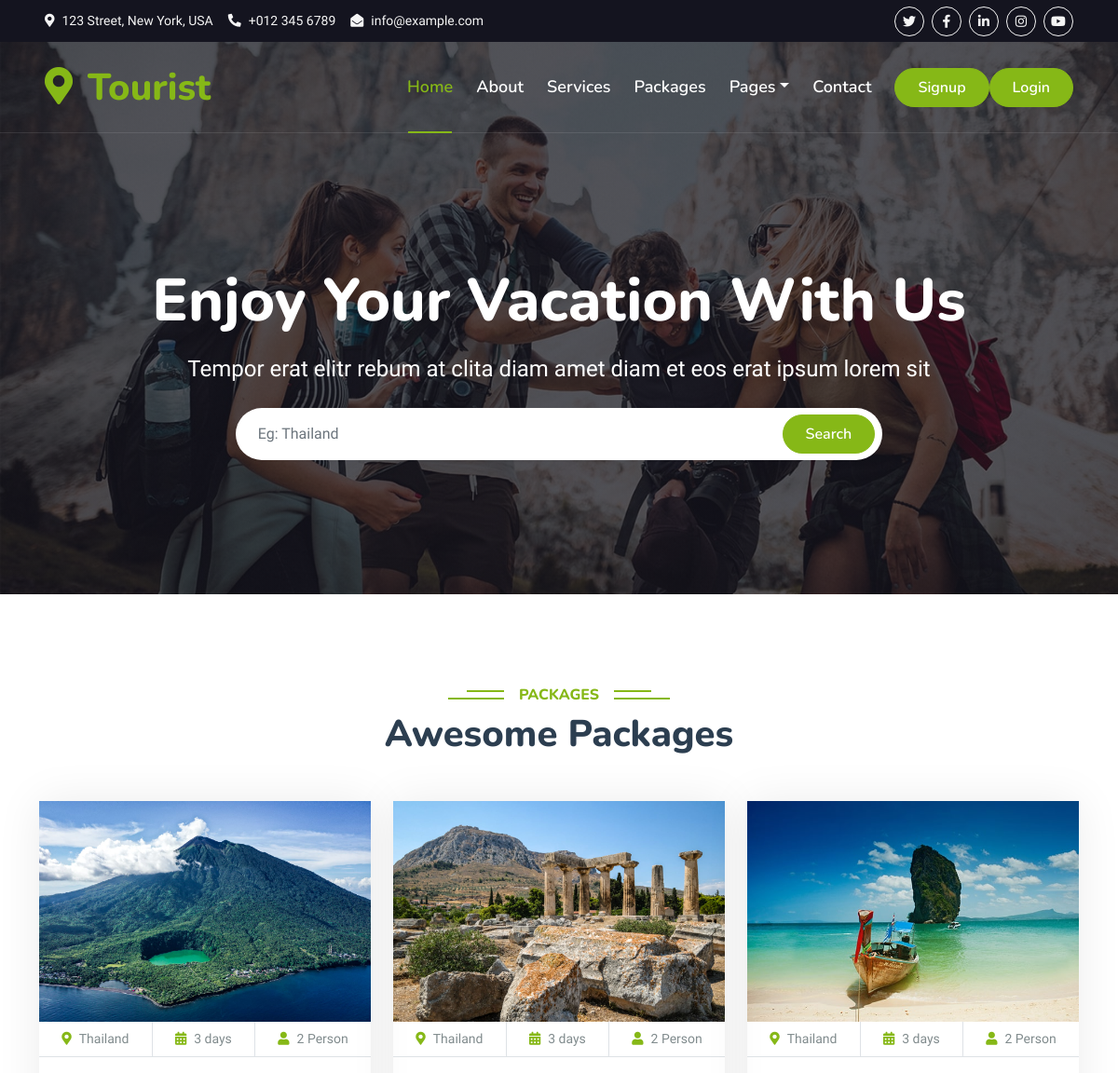
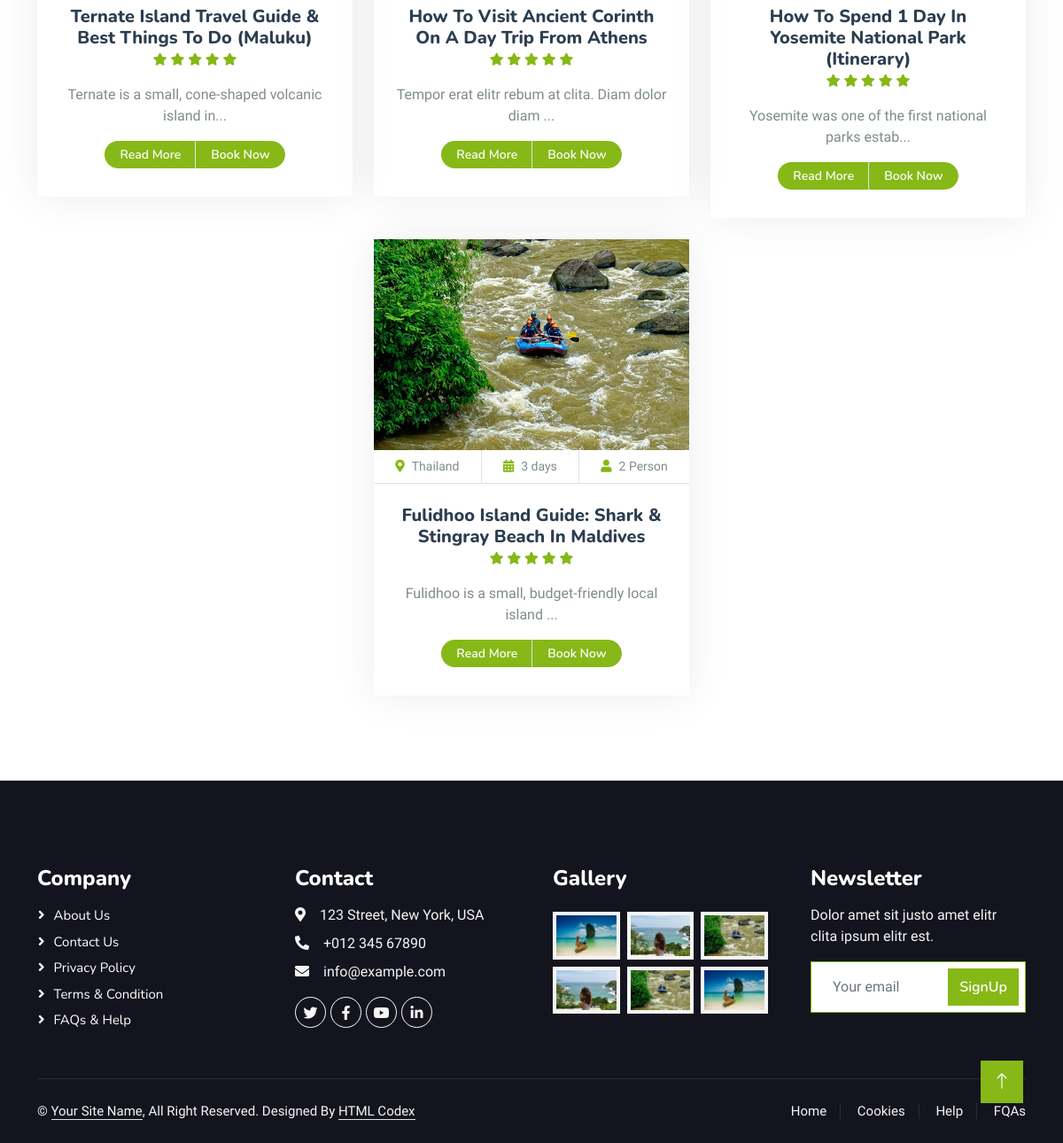
/category/bucket-list, run on the app's committed database (2 pictures, top to bottom).
### tables this page shows
CREATE TABLE `posts` (
  `id` int(11) NOT NULL,
  `slug` text NOT NULL,
  `post_type` int(11) NOT NULL,
  `banner_img` varchar(100) NOT NULL,
  `title` varchar(200) NOT NULL,
  `sub_title` text NOT NULL,
  `description` text NOT NULL,
  `posted_date` timestamp NOT NULL DEFAULT current_timestamp(),
  `publish_date` date DEFAULT NULL,
  `event_date` date DEFAULT NULL,
  `attachment` text DEFAULT NULL,
  `is_new` tinyint(4) DEFAULT NULL,
  `tags` text DEFAULT NULL,
  `is_active` tinyint(4) NOT NULL
);

### application/controllers/FrontendController.php (called while the page is built, shortened)
<?php
class FrontendController extends CI_Controller {
	public function __construct() {
		$this->load->model('FrontendModel', 'front');
	 }
	public function categotyPost($slug)
	{
		$data['post_type'] = $this->front->get_one_post_type($slug);
		$data['posts'] = $this->front->get_all_post_by_category($data['post_type']->id);
		$data['title'] = ucfirst('Home');
		$data['content'] = $this->load->view('category_post', $data, true);
        $this->load->view('layout', $data);
	}
}

### index.php (called while the page is built, shortened)
<?php
require_once BASEPATH.'core/CodeIgniter.php';

### application/models/FrontendModel.php (called while the page is built, shortened)
<?php
class FrontendModel extends CI_Model
{
    public function get_all_post_by_category($post_type_id)
	{
        $this->db->select("posts.*,post_type.post_type_name");
        $this->db->from("posts");
        $this->db->join("post_type", "posts.post_type=post_type.id");
        $this->db->where(['posts.is_active' => 1]);
        $this->db->where(['post_type.id' => $post_type_id]);
        $qry = $this->db->get();
        $res= $qry->result();
        return $res;
	}
}

### application/views/category_post.php (the view)
<div class="container-xxl py-5">
    <div class="container">
        <div class="text-center wow fadeInUp" data-wow-delay="0.1s">
            <h6 class="section-title bg-white text-center text-primary px-3">Packages</h6>
            <h1 class="mb-5">Awesome Packages</h1>
        </div>
        <div class="row g-4 justify-content-center">
        <?php if(isset($posts) && count($posts)>0){
             foreach ($posts as $post) {?>
            <div class="col-lg-4 col-md-6 wow fadeInUp" data-wow-delay="0.1s">
                <div class="package-item">
                    <div class="overflow-hidden">
                        <img class="img-fluid" src="<?php echo base_url().$post->banner_img; ?>" alt="">
                    </div>
                    <div class="d-flex border-bottom">
                        <small class="flex-fill text-center border-end py-2"><i class="fa fa-map-marker-alt text-primary me-2"></i>Thailand</small>
                        <small class="flex-fill text-center border-end py-2"><i class="fa fa-calendar-alt text-primary me-2"></i>3 days</small>
                        <small class="flex-fill text-center py-2"><i class="fa fa-user text-primary me-2"></i>2 Person</small>
                    </div>
                    <div class="text-center p-4">
                        <h5 class="mb-0"><?php
                        $string = $post->title;
                        echo $string;
                        ?></h5>
                        <div class="mb-3">
                            <small class="fa fa-star text-primary"></small>
                            <small class="fa fa-star text-primary"></small>
                            <small class="fa fa-star text-primary"></small>
                            <small class="fa fa-star text-primary"></small>
                            <small class="fa fa-star text-primary"></small>
                        </div>
                        <p>
                            <?php
                            $string = strip_tags($post->description);
                            if(strlen($string) > 50) $string = substr($string, 0, 50).'...';
                            echo $string;
                            ?>
                    </p>
                        <div class="d-flex justify-content-center mb-2">
                            <a href="<?php echo base_url('blog/'.$post->slug); ?>" class="btn btn-sm btn-primary px-3 border-end" style="border-radius: 30px 0 0 30px;">Read More</a>
                            <a href="#" class="btn btn-sm btn-primary px-3" style="border-radius: 0 30px 30px 0;">Book Now</a>
                        </div>
                    </div>
                </div>
            </div>
        <?php } } ?>
        </div>
    </div>
</div>

### assets_front/css/style.css (style rules this page uses)
:root { --primary: #86B817; --secondary: #FE8800; --light: #F5F5F5; --dark: #14141F; }
.btn { font-family: 'Nunito', sans-serif; font-weight: 600; transition: .5s; }
.btn.btn-primary, .btn.btn-secondary { color: #FFFFFF; }
.section-title { position: relative; display: inline-block; text-transform: uppercase; }
.section-title::before { position: absolute; content: ""; width: calc(100% + 80px); height: 2px; top: 4px; left: -40px; background: var(--primary); z-index: -1; }
.section-title::after { position: absolute; content: ""; width: calc(100% + 120px); height: 2px; bottom: 5px; left: -60px; background: var(--primary); z-index: -1; }
.package-item { box-shadow: 0 0 45px rgba(0, 0, 0, .08); }
.package-item img { transition: .5s; }

### data on the page
posts: banner_img (picture), title "Ternate Island Travel Guide & Best Things To Do (Maluku)", description "Ternate is a small, cone-shaped volcanic island in..."
posts: banner_img (picture), title "How To Visit Ancient Corinth On A Day Trip From Athens", description "Tempor erat elitr rebum at clita. Diam dolor diam ..."
posts: banner_img (picture), title "How To Spend 1 Day In Yosemite National Park (Itinerary)", description "Yosemite was one of the first national parks estab..."
posts: banner_img (picture), title "Fulidhoo Island Guide: Shark & Stingray Beach In Maldives", description "Fulidhoo is a small, budget-friendly local island ..."
